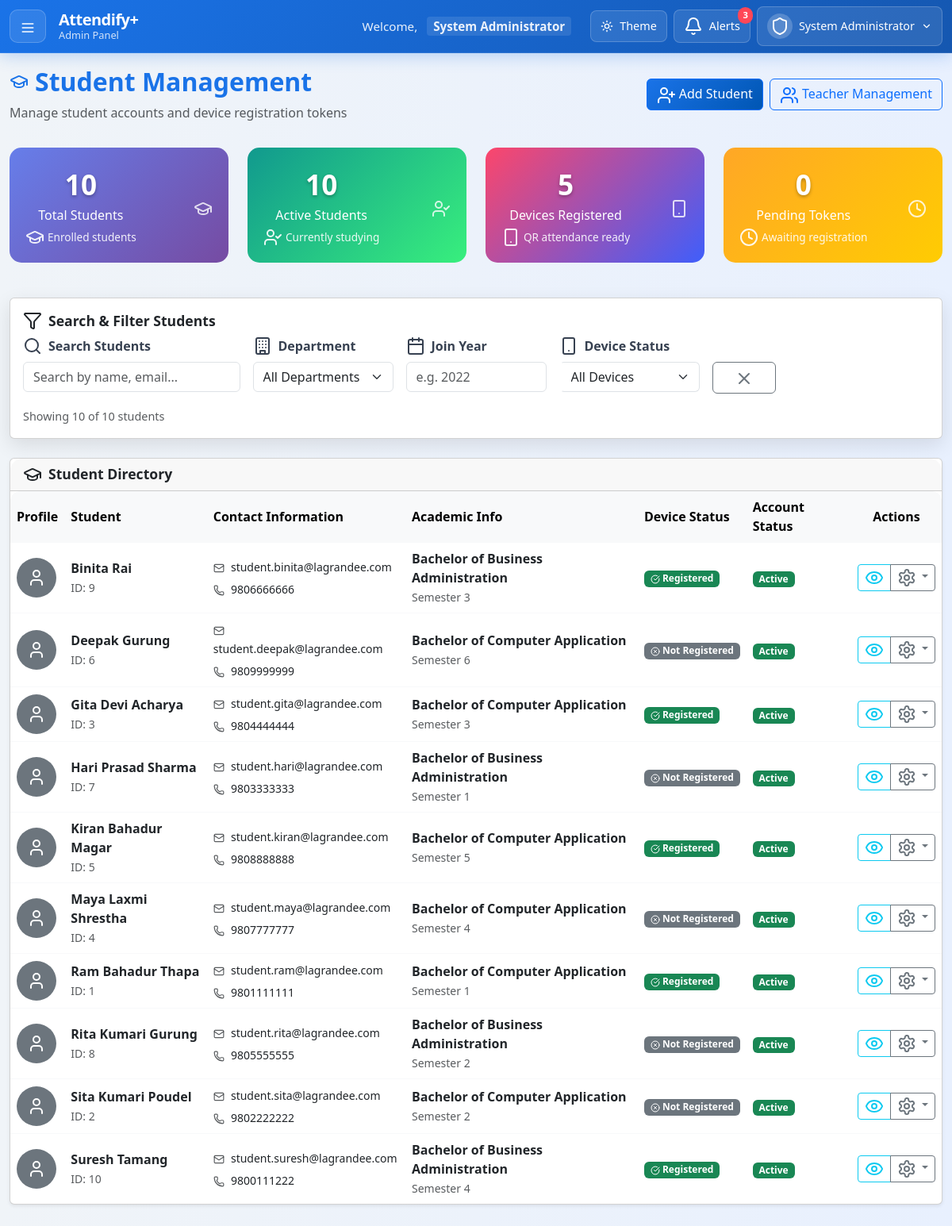
Page /views/admin/manage_student.php (signed in) on the committed database.
### tables this page shows
CREATE TABLE students (
  StudentID INT AUTO_INCREMENT PRIMARY KEY,
  FullName VARCHAR(100) NOT NULL,
  Contact VARCHAR(20),
  Address VARCHAR(200),
  PhotoURL VARCHAR(255),
  DepartmentID INT NOT NULL,
  SemesterID INT NOT NULL,
  JoinYear YEAR DEFAULT (YEAR(CURDATE())),
  ProgramCode VARCHAR(50),
  LoginID INT NOT NULL UNIQUE,
  FOREIGN KEY (DepartmentID) REFERENCES departments(DepartmentID),
  FOREIGN KEY (SemesterID) REFERENCES semesters(SemesterID),
  FOREIGN KEY (LoginID) REFERENCES login_tbl(LoginID)
);

CREATE TABLE departments (
  DepartmentID INT AUTO_INCREMENT PRIMARY KEY,
  DepartmentName VARCHAR(100) NOT NULL UNIQUE,
  DepartmentCode VARCHAR(10) NOT NULL UNIQUE
);

CREATE TABLE semesters (
  SemesterID INT AUTO_INCREMENT PRIMARY KEY,
  SemesterNumber INT NOT NULL
);

### views/admin/manage_student.php (the view, shortened to what this page needs)
<?php
include '../../config/db_config.php';
$students = [];
$sql = "SELECT s.StudentID, s.FullName, s.Contact, s.Address, s.PhotoURL,
               s.JoinYear, s.ProgramCode, s.DeviceRegistered,
               d.DepartmentName, d.DepartmentID,
               sem.SemesterNumber, sem.SemesterID,
               l.Email, l.Status, l.CreatedDate,
               COUNT(drt.TokenID) as pending_tokens,
               MAX(drt.ExpiresAt) as latest_token_expires
        FROM students s
        JOIN departments d ON s.DepartmentID = d.DepartmentID
        JOIN semesters sem ON s.SemesterID = sem.SemesterID
        JOIN login_tbl l ON s.LoginID = l.LoginID
        LEFT JOIN device_registration_tokens drt ON s.StudentID = drt.StudentID
            AND drt.Used = FALSE AND drt.ExpiresAt > NOW()
        GROUP BY s.StudentID, s.FullName, s.Contact, s.Address, s.PhotoURL,
                 s.JoinYear, s.ProgramCode, s.DeviceRegistered,
                 d.DepartmentName, d.DepartmentID,
                 sem.SemesterNumber, sem.SemesterID,
                 l.Email, l.Status, l.CreatedDate
        ORDER BY l.Status ASC, s.FullName";
$result = $conn->query($sql);
if ($result) {
    while ($row = $result->fetch_assoc()) {
        $students[] = $row;
    }
}
$stats = [];
$statsQueries = [
    'total' => "SELECT COUNT(*) as count FROM students s JOIN login_tbl l ON s.LoginID = l.LoginID",
    'active' => "SELECT COUNT(*) as count FROM students s JOIN login_tbl l ON s.LoginID = l.LoginID WHERE l.Status = 'active'",
    'inactive' => "SELECT COUNT(*) as count FROM students s JOIN login_tbl l ON s.LoginID = l.LoginID WHERE l.Status = 'inactive'",
    'devices_registered' => "SELECT COUNT(*) as count FROM students WHERE DeviceRegistered = TRUE",
    'pending_tokens' => "SELECT COUNT(DISTINCT StudentID) as count FROM device_registration_tokens WHERE Used = FALSE AND ExpiresAt > NOW()"
];
foreach ($statsQueries as $key => $query) {
    $result = $conn->query($query);
    $stats[$key] = $result->fetch_assoc()['count'];
}
?>
<!DOCTYPE html>
<html lang="en">
<head>
    <link rel="stylesheet" href="../../assets/css/manage_student.css" />
    <link href="https://cdn.jsdelivr.net/npm/bootstrap@5.3.0/dist/css/bootstrap.min.css" rel="stylesheet" />
</head>
<body>
    <?php include '../components/navbar_admin.php'; ?>
    <div class="container-fluid dashboard-container">
        <div class="page-header d-flex justify-content-between align-items-center flex-wrap">
            <div>
                <h2 class="page-title">
                    <i data-lucide="graduation-cap"></i>
                    Student Management
                </h2>
                <p class="text-muted mb-0">Manage student accounts and device registration tokens</p>
            </div>
            <div class="d-flex gap-2 flex-wrap">
                <button class="btn btn-primary" data-bs-toggle="modal" data-bs-target="#addStudentModal">
                    <i data-lucide="user-plus"></i> Add Student
                </button>
                <a href="manage_teacher.php" class="btn btn-outline-primary">
                    <i data-lucide="users"></i> Teacher Management
                </a>
            </div>
        </div>
        <div class="row g-4 mb-4">
            <div class="col-md-3">
                <div class="stat-card text-center">
                    <div class="d-flex justify-content-between align-items-center">
                        <div>
                            <div class="stat-number"><?= $stats['total'] ?></div>
                            <div class="stat-label">Total Students</div>
                            <div class="stat-change">
                                <i data-lucide="graduation-cap"></i>
                                <span>Enrolled students</span>
                            </div>
                        </div>
                        <div class="stats-icon">
                            <i data-lucide="graduation-cap"></i>
                        </div>
                    </div>
                </div>
            </div>
            <div class="col-md-3">
                <div class="stat-card teachers text-center">
                    <div class="d-flex justify-content-between align-items-center">
                        <div>
                            <div class="stat-number"><?= $stats['active'] ?></div>
                            <div class="stat-label">Active Students</div>
                            <div class="stat-change">
                                <i data-lucide="user-check"></i>
                                <span>Currently studying</span>
                            </div>
                        </div>
                        <div class="stats-icon">
                            <i data-lucide="user-check"></i>
                        </div>
                    </div>
                </div>
            </div>
            <div class="col-md-3">
                <div class="stat-card admins text-center">
                    <div class="d-flex justify-content-between align-items-center">
                        <div>
                            <div class="stat-number"><?= $stats['devices_registered'] ?></div>
                            <div class="stat-label">Devices Registered</div>
                            <div class="stat-change">
                                <i data-lucide="smartphone"></i>
                                <span>QR attendance ready</span>
                            </div>
                        </div>
                        <div class="stats-icon">
                            <i data-lucide="smartphone"></i>
                        </div>
                    </div>
                </div>
            </div>
            <div class="col-md-3">
                <div class="stat-card activities text-center">
                    <div class="d-flex justify-content-between align-items-center">
                        <div>
                            <div class="stat-number"><?= $stats['pending_tokens'] ?></div>
                            <div class="stat-label">Pending Tokens</div>
                            <div class="stat-change">
                                <i data-lucide="clock"></i>
                                <span>Awaiting registration</span>
                            </div>
                        </div>
                        <div class="stats-icon">
                            <i data-lucide="clock"></i>
                        </div>
                    </div>
                </div>
            </div>
        </div>
        <div class="card mb-4">
            <div class="card-body">
                <h6 class="card-title">
                    <i data-lucide="filter"></i>
                    Search & Filter Students
                </h6>
                <div class="row g-3">
                    <div class="col-md-3">
                        <label class="form-label">
                            <i data-lucide="search"></i>
                            Search Students
                        </label>
                        <input id="studentSearch" type="text" class="form-control" placeholder="Search by name, email..." />
                    </div>
                    <div class="col-md-2">
                        <label class="form-label">
                            <i data-lucide="building"></i>
                            Department
                        </label>
                        <select id="filterDepartment" class="form-select">
                            <option value="">All Departments</option>
                        </select>
                    </div>
                    <div class="col-md-2">
                        <label class="form-label">
                            <i data-lucide="calendar"></i>
                            Join Year
                        </label>
                        <input id="filterYear" type="number" class="form-control" placeholder="e.g. 2022" min="2000" max="<?= date('Y') ?>">
                    </div>
                    <div class="col-md-2">
                        <label class="form-label">
                            <i data-lucide="smartphone"></i>
                            Device Status
                        </label>
                        <select id="filterDevice" class="form-select">
                            <option value="">All Devices</option>
                        </select>
                    </div>
                    <div class="col-md-1">
                        <label class="form-label">&nbsp;</label>
                        <button id="clearFilters" class="btn btn-outline-secondary d-block w-100">
                            <i data-lucide="x"></i>
                        </button>
                    </div>
                </div>
                <div class="mt-3">
                    <small id="resultsCount" class="text-muted"></small>
                </div>
            </div>
        </div>
        <div class="card shadow-sm">
            <div class="card-header">
                <h6 class="card-title mb-0">
                    <i data-lucide="graduation-cap"></i>
                    Student Directory
                </h6>
            </div>
            <div class="table-responsive">
                <table id="studentsTable" class="table table-hover align-middle mb-0">
                    <thead class="table-light">
                        <tr>
                            <th>Profile</th>
                            <th>Student</th>
                            <th>Contact Information</th>
                            <th>Academic Info</th>
                            <th>Device Status</th>
                            <th>Account Status</th>
                            <th class="text-center">Actions</th>
                        </tr>
                    </thead>
                    <tbody id="studentsTableBody">
                        <?php foreach ($students as $student): ?>
                            <tr class="student-row"
                                data-name="<?= strtolower(htmlspecialchars($student['FullName'])) ?>"
                                data-email="<?= strtolower(htmlspecialchars($student['Email'])) ?>"
                                data-contact="<?= htmlspecialchars($student['Contact']) ?>"
                                data-department="<?= htmlspecialchars($student['DepartmentID']) ?>"
                                data-year="<?= htmlspecialchars($student['JoinYear']) ?>"
                                data-status="<?= htmlspecialchars($student['Status']) ?>"
                                data-device="<?= $student['DeviceRegistered'] ? 'registered' : ($student['pending_tokens'] > 0 ? 'pending' : 'unregistered') ?>">
                                <td>
                                    <?php if (!empty($student['PhotoURL']) && file_exists($student['PhotoURL'])): ?>
                                        <img src="<?= htmlspecialchars($student['PhotoURL']) ?>"
                                            alt="<?= htmlspecialchars($student['FullName']) ?>"
                                            class="student-photo">
                                    <?php else: ?>
                                        <div class="student-placeholder">
                                            <i data-lucide="user"></i>
                                        </div>
                                    <?php endif; ?>
                                </td>
                                <td>
                                    <div>
                                        <div class="fw-semibold"><?= htmlspecialchars($student['FullName']) ?></div>
                                        <small class="text-muted">ID: <?= $student['StudentID'] ?></small>
                                    </div>
                                </td>
                                <td>
                                    <div>
                                        <div class="mb-1">
                                            <i data-lucide="mail" class="me-1 text-muted" style="width: 14px; height: 14px;"></i>
                                            <small><?= htmlspecialchars($student['Email']) ?></small>
                                        </div>
                                        <?php if (!empty($student['Contact'])): ?>
                                            <div>
                                                <i data-lucide="phone" class="me-1 text-muted" style="width: 14px; height: 14px;"></i>
                                                <small><?= htmlspecialchars($student['Contact']) ?></small>
                                            </div>
                                        <?php endif; ?>
                                    </div>
                                </td>
                                <td>
                                    <div>
                                        <div class="fw-semibold"><?= htmlspecialchars($student['DepartmentName']) ?></div>
                                        <small class="text-muted">Semester <?= htmlspecialchars($student['SemesterNumber']) ?></small>
                                    </div>
                                </td>
                                <td>
                                    <?php if ($student['DeviceRegistered']): ?>
                                        <span class="badge bg-success">
                                            <i data-lucide="check-circle" style="width: 12px; height: 12px;"></i>
                                            Registered
                                        </span>
                                    <?php else: ?>
                                        <span class="badge bg-secondary">
                                            <i data-lucide="x-circle" style="width: 12px; height: 12px;"></i>
                                            Not Registered
                                        </span>
                                    <?php endif; ?>
                                </td>
                                <td>
                                    <span class="badge <?= $student['Status'] === 'active' ? 'bg-success' : 'bg-danger' ?> status-badge">
                                        <?= ucfirst($student['Status']) ?>
                                    </span>
                                </td>
                                <td class="text-center">
                                    <div class="btn-group" role="group">
                                        <button class="btn btn-sm btn-outline-info"
                                            data-bs-toggle="modal"
                                            data-bs-target="#viewStudentModal<?= $student['StudentID'] ?>"
                                            title="View Details">
                                            <i data-lucide="eye"></i>
                                        </button>
                                        <div class="btn-group" role="group">
                                            <button class="btn btn-sm btn-outline-secondary dropdown-toggle"
                                                data-bs-toggle="dropdown"
                                                title="Actions">
                                                <i data-lucide="settings"></i>
                                            </button>
                                        </div>
                                    </div>
                                </td>
                            </tr>
                        <?php endforeach; ?>
                    </tbody>
                </table>
            </div>
        </div>
    </div>
</body>
</html>

### rows in the picture
students: StudentID "10", FullName "Suresh Tamang", LoginID.Email "student.suresh@lagrandee.com", Contact "9800111222", DepartmentID.DepartmentName "Bachelor of Business Administration", SemesterID.SemesterNumber "4", DeviceRegistered 1 (drawn), LoginID.Status "Active"
students: FullName "Binita Rai", StudentID "9", LoginID.Email "student.binita@lagrandee.com", Contact "9806666666", DepartmentID.DepartmentName "Bachelor of Business Administration", SemesterID.SemesterNumber "3", DeviceRegistered 1 (drawn), LoginID.Status "Active"
students: FullName "Deepak Gurung", StudentID "6", LoginID.Email "student.deepak@lagrandee.com", Contact "9809999999", DepartmentID.DepartmentName "Bachelor of Computer Application", SemesterID.SemesterNumber "6", DeviceRegistered 0 (drawn), LoginID.Status "Active"
students: FullName "Gita Devi Acharya", StudentID "3", LoginID.Email "student.gita@lagrandee.com", Contact "9804444444", DepartmentID.DepartmentName "Bachelor of Computer Application", SemesterID.SemesterNumber "3", DeviceRegistered 1 (drawn), LoginID.Status "Active"
students: FullName "Hari Prasad Sharma", StudentID "7", LoginID.Email "student.hari@lagrandee.com", Contact "9803333333", DepartmentID.DepartmentName "Bachelor of Business Administration", SemesterID.SemesterNumber "1", DeviceRegistered 0 (drawn), LoginID.Status "Active"
students: FullName "Kiran Bahadur Magar", StudentID "5", LoginID.Email "student.kiran@lagrandee.com", Contact "9808888888", DepartmentID.DepartmentName "Bachelor of Computer Application", SemesterID.SemesterNumber "5", DeviceRegistered 1 (drawn), LoginID.Status "Active"
students: FullName "Maya Laxmi Shrestha", StudentID "4", LoginID.Email "student.maya@lagrandee.com", Contact "9807777777", DepartmentID.DepartmentName "Bachelor of Computer Application", SemesterID.SemesterNumber "4", DeviceRegistered 0 (drawn), LoginID.Status "Active"
students: FullName "Ram Bahadur Thapa", StudentID "1", LoginID.Email "student.ram@lagrandee.com", Contact "9801111111", DepartmentID.DepartmentName "Bachelor of Computer Application", SemesterID.SemesterNumber "1", DeviceRegistered 1 (drawn), LoginID.Status "Active"
students: FullName "Rita Kumari Gurung", StudentID "8", LoginID.Email "student.rita@lagrandee.com", Contact "9805555555", DepartmentID.DepartmentName "Bachelor of Business Administration", SemesterID.SemesterNumber "2", DeviceRegistered 0 (drawn), LoginID.Status "Active"
students: FullName "Sita Kumari Poudel", StudentID "2", LoginID.Email "student.sita@lagrandee.com", Contact "9802222222", DepartmentID.DepartmentName "Bachelor of Computer Application", SemesterID.SemesterNumber "2", DeviceRegistered 0 (drawn), LoginID.Status "Active"

### other values in the picture
$_SESSION['Username'] "System Administrator"
$stats['devices_registered'] "5"
$stats['pending_tokens'] "0"
